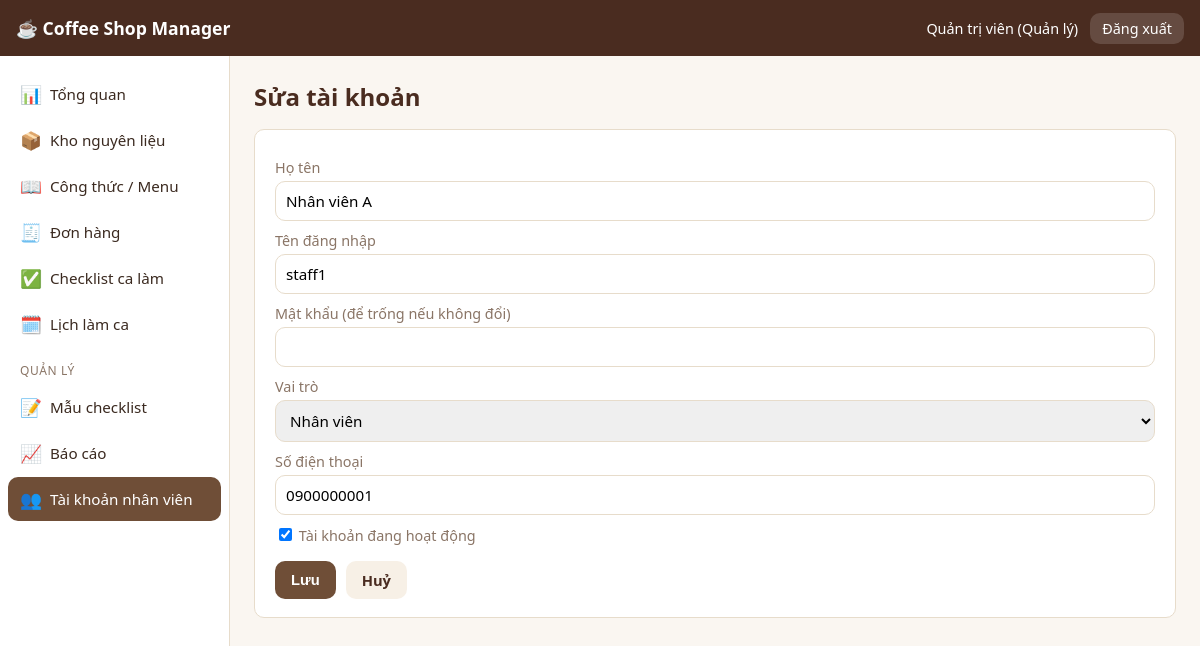
Page /index.php?page=user_form&id=2 (signed in) on the committed database.
### tables this page shows
CREATE TABLE IF NOT EXISTS users (
    id INT UNSIGNED AUTO_INCREMENT PRIMARY KEY,
    full_name VARCHAR(100) NOT NULL,
    username VARCHAR(50) NOT NULL UNIQUE,
    password VARCHAR(255) NOT NULL,
    role ENUM('admin','staff') NOT NULL DEFAULT 'staff',
    phone VARCHAR(20) DEFAULT NULL,
    active TINYINT(1) NOT NULL DEFAULT 1,
    created_at TIMESTAMP NOT NULL DEFAULT CURRENT_TIMESTAMP
);

### includes/functions.php (called while the page is built, shortened)
<?php
function e($value)
{
    return htmlspecialchars((string) $value, ENT_QUOTES, 'UTF-8');
}

### pages/user_form.php (the view, shortened to what this page needs)
<?php
$id = isset($_GET['id']) ? (int) $_GET['id'] : 0;
$item = ['full_name' => '', 'username' => '', 'role' => 'staff', 'phone' => '', 'active' => 1];
if ($id) {
    $stmt = $pdo->prepare('SELECT * FROM users WHERE id = ?');
    $stmt->execute([$id]);
    $found = $stmt->fetch();
    $item = $found;
}
?>
<h1 class="page-title"><?= $id ? 'Sửa tài khoản' : 'Thêm tài khoản' ?></h1>
<div class="card card-form">
    <form method="post">
        <label>Họ tên</label>
        <input type="text" name="full_name" value="<?= e($item['full_name']) ?>" required>
        <label>Tên đăng nhập</label>
        <input type="text" name="username" value="<?= e($item['username']) ?>" required>
        <label>Mật khẩu <?= $id ? '(để trống nếu không đổi)' : '' ?></label>
        <input type="password" name="password" <?= $id ? '' : 'required' ?>>
        <label>Vai trò</label>
        <select name="role">
            <option value="staff" <?= $item['role'] === 'staff' ? 'selected' : '' ?>>Nhân viên</option>
        </select>
        <label>Số điện thoại</label>
        <input type="text" name="phone" value="<?= e($item['phone']) ?>">
        <label class="checkbox-label">
            <input type="checkbox" name="active" <?= $item['active'] ? 'checked' : '' ?>> Tài khoản đang hoạt động
        </label>
        <div class="form-actions">
            <button type="submit" class="btn btn-primary">Lưu</button>
            <a href="index.php?page=users" class="btn btn-secondary">Huỷ</a>
        </div>
    </form>
</div>

### assets/css/style.css (style rules this page uses)
:root { --brown-dark: #4a2c20; --brown: #6f4e37; --brown-light: #a9765b; --cream: #f7f0e6; --bg: #faf6f1; --card-bg: #ffffff; --text: #3b2a20; --muted: #8a7566; --border: #e7dccb; --success: #2e7d32; --success-bg: #e6f4ea; --danger: #c0392b; --danger-bg: #fbe9e7; --radius: 10px; }
* { box-sizing: border-box; }
body { margin: 0; font-family: 'Segoe UI', Roboto, Helvetica, Arial, sans-serif; background: var(--bg); color: var(--text); }
a { color: var(--brown); text-decoration: none; }
.page-title { margin: 0 0 16px; font-size: 1.5rem; color: var(--brown-dark); }
.card { background: var(--card-bg); border: 1px solid var(--border); border-radius: var(--radius); padding: 18px 20px; margin-bottom: 20px; }
.card-form label { display: block; margin: 10px 0 4px; font-size: 0.9rem; color: var(--muted); }
.card-form input[type=text], .card-form input[type=number], .card-form input[type=password], .card-form input[type=date], .card-form input[type=time], .card-form select, .card-form textarea { width: 100%; padding: 9px 10px; border: 1px solid var(--border); border-radius: var(--radius); font-size: 0.95rem; font-family: inherit; }
.form-actions { margin-top: 16px; display: flex; gap: 10px; }
.checkbox-label { display: flex; align-items: center; gap: 8px; margin-top: 12px; font-size: 0.95rem; }
.checkbox-label input { width: auto; }
.btn { display: inline-block; padding: 9px 16px; border-radius: var(--radius); border: none; cursor: pointer; font-size: 0.92rem; font-weight: 600; text-align: center; }
.btn-primary { background: var(--brown); color: #fff; }
.btn-secondary { background: var(--cream); color: var(--brown-dark); }

### rows in the picture
users: full_name "Nhân viên A", username "staff1", role "Nhân viên", phone "0900000001", active "☑"

### other values in the picture
APP_NAME "Coffee Shop Manager"
$user['name'] "Quản trị viên"
$icon "📊 📦 📖 🧾 ✅ 🗓️ 📝 📈 👥"
$label "Tổng quan Kho nguyên liệu Công thức / Menu Đơn hàng Checklist ca làm Lịch làm ca Mẫu checklist Báo cáo Tài khoản nhân viên"
